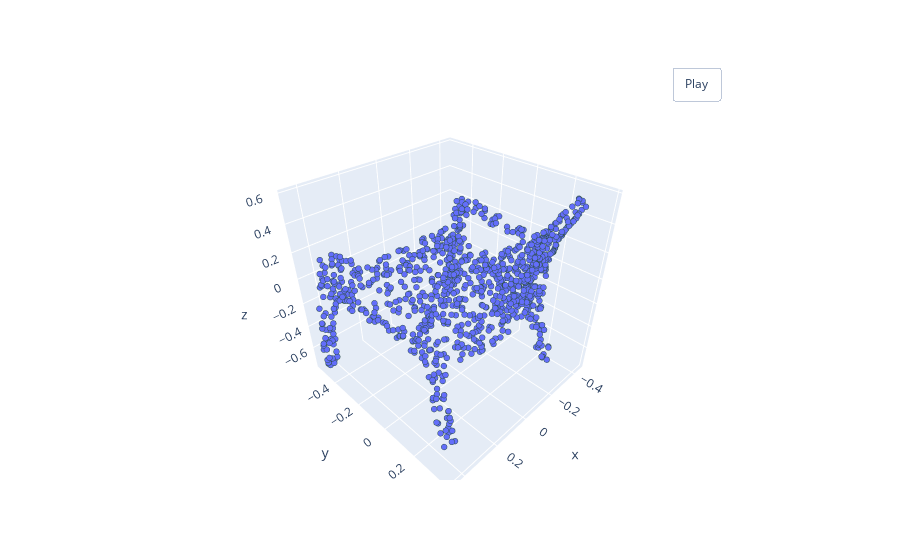

Notebook cell for this chart:
### Code cell
pcshow(*cloud1)

### Figure 1 — Plotly figure (JSON) as saved in the notebook; plotly's stock layout.template omitted (floating-point values rounded to 4 significant figures; data arrays with more than 128 entries replaced by an {"elided": "..."} marker saying what was removed)
{"data": [{"marker": {"line": {"color": "DarkSlateGrey", "width": 2}, "size": 2}, "mode": "markers", "type": "scatter3d", "x": {"elided": "1024 float values"}, "y": {"elided": "1024 float values"}, "z": {"elided": "1024 float values"}}], "layout": {"scene": {"aspectmode": "cube", "aspectratio": {"x": 1, "y": 1, "z": 1}}, "updatemenus": [{"buttons": [{"args": [null, {"frame": {"duration": 50, "redraw": true}, "fromcurrent": true, "mode": "immediate", "transition": {"duration": 0}}], "label": "Play", "method": "animate"}], "pad": {"r": 10, "t": 45}, "showactive": false, "type": "buttons", "x": 0.8, "xanchor": "left", "y": 1, "yanchor": "bottom"}]}}
